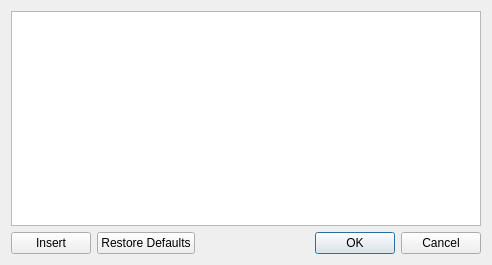
<?xml version="1.0" encoding="UTF-8"?>
<ui version="4.0">
 <class>TemplateEditor</class>
 <widget class="QDialog" name="TemplateEditor">
  <property name="geometry">
   <rect>
    <x>0</x>
    <y>0</y>
    <width>492</width>
    <height>265</height>
   </rect>
  </property>
  <property name="windowTitle">
   <string>Template Editor</string>
  </property>
  <layout class="QGridLayout" name="gridLayout">
   <item row="0" column="0" colspan="2">
    <widget class="QPlainTextEdit" name="textEdit">
     <property name="sizePolicy">
      <sizepolicy hsizetype="Preferred" vsizetype="Expanding">
       <horstretch>0</horstretch>
       <verstretch>0</verstretch>
      </sizepolicy>
     </property>
    </widget>
   </item>
   <item row="1" column="0">
    <widget class="QPushButton" name="insertButton">
     <property name="text">
      <string>Insert</string>
     </property>
    </widget>
   </item>
   <item row="1" column="1">
    <widget class="QDialogButtonBox" name="buttonBox">
     <property name="orientation">
      <enum>Qt::Horizontal</enum>
     </property>
     <property name="standardButtons">
      <set>QDialogButtonBox::Cancel|QDialogButtonBox::Ok|QDialogButtonBox::RestoreDefaults</set>
     </property>
    </widget>
   </item>
  </layout>
 </widget>
 <resources/>
 <connections>
  <connection>
   <sender>buttonBox</sender>
   <signal>accepted()</signal>
   <receiver>TemplateEditor</receiver>
   <slot>accept()</slot>
   <hints>
    <hint type="sourcelabel">
     <x>365</x>
     <y>242</y>
    </hint>
    <hint type="destinationlabel">
     <x>157</x>
     <y>274</y>
    </hint>
   </hints>
  </connection>
  <connection>
   <sender>buttonBox</sender>
   <signal>rejected()</signal>
   <receiver>TemplateEditor</receiver>
   <slot>reject()</slot>
   <hints>
    <hint type="sourcelabel">
     <x>365</x>
     <y>242</y>
    </hint>
    <hint type="destinationlabel">
     <x>286</x>
     <y>274</y>
    </hint>
   </hints>
  </connection>
 </connections>
</ui>
